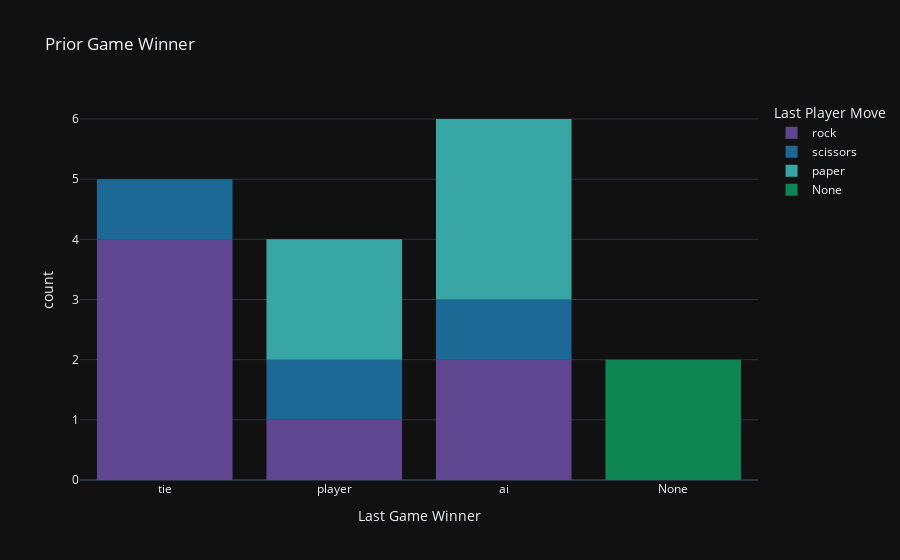

The cell this chart's notebook holds for it:
### Code cell
# Plot df_history distributions of last game winner by move
fig = px.histogram(df_history, x="t_minus_1_winner", color="t_minus_1_player_move", title="Prior Game Winner", labels=plotly_labels)
fig.show()

### Figure 1 — Plotly figure (JSON) as saved in the notebook; plotly's stock layout.template omitted (floating-point values rounded to 4 significant figures)
{"data": [{"alignmentgroup": "True", "bingroup": "x", "hovertemplate": "Last Player Move=rock<br>Last Game Winner=%{x}<br>count=%{y}<extra></extra>", "legendgroup": "rock", "marker": {"color": "rgb(95, 70, 144)", "pattern": {"shape": ""}}, "name": "rock", "offsetgroup": "rock", "orientation": "v", "showlegend": true, "type": "histogram", "x": ["tie", "tie", "tie", "player", "ai", "ai", "tie"], "xaxis": "x", "yaxis": "y"}, {"alignmentgroup": "True", "bingroup": "x", "hovertemplate": "Last Player Move=scissors<br>Last Game Winner=%{x}<br>count=%{y}<extra></extra>", "legendgroup": "scissors", "marker": {"color": "rgb(29, 105, 150)", "pattern": {"shape": ""}}, "name": "scissors", "offsetgroup": "scissors", "orientation": "v", "showlegend": true, "type": "histogram", "x": ["player", "tie", "ai"], "xaxis": "x", "yaxis": "y"}, {"alignmentgroup": "True", "bingroup": "x", "hovertemplate": "Last Player Move=paper<br>Last Game Winner=%{x}<br>count=%{y}<extra></extra>", "legendgroup": "paper", "marker": {"color": "rgb(56, 166, 165)", "pattern": {"shape": ""}}, "name": "paper", "offsetgroup": "paper", "orientation": "v", "showlegend": true, "type": "histogram", "x": ["player", "ai", "ai", "player", "ai"], "xaxis": "x", "yaxis": "y"}, {"alignmentgroup": "True", "bingroup": "x", "hovertemplate": "Last Player Move=None<br>Last Game Winner=%{x}<br>count=%{y}<extra></extra>", "legendgroup": "None", "marker": {"color": "rgb(15, 133, 84)", "pattern": {"shape": ""}}, "name": "None", "offsetgroup": "None", "orientation": "v", "showlegend": true, "type": "histogram", "x": ["None", "None"], "xaxis": "x", "yaxis": "y"}], "layout": {"barmode": "relative", "legend": {"title": {"text": "Last Player Move"}, "tracegroupgap": 0}, "title": {"text": "Prior Game Winner"}, "xaxis": {"anchor": "y", "domain": [0, 1], "title": {"text": "Last Game Winner"}}, "yaxis": {"anchor": "x", "domain": [0, 1], "title": {"text": "count"}}}}
